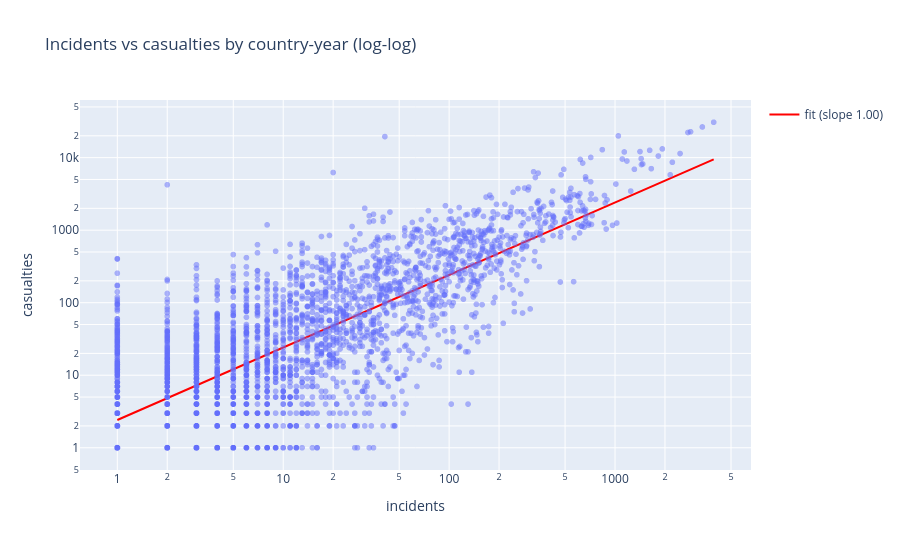

The cell this chart's notebook holds for it:
### Code cell
import numpy as np
import pandas as pd
import plotly.express as px
import plotly.graph_objects as go
from IPython.display import display

# ---------- 1. Aggregate to country-year ----------
country_year = (data.groupby(["country_txt", "iyear"])
                    .agg(incidents=("eventid", "size"),
                         killed=("nkill", "sum"),
                         wounded=("nwound", "sum"))
                    .reset_index())
country_year["casualties"] = country_year["killed"] + country_year["wounded"]

# ---------- 2. Correlations: all data vs. without the 10 most extreme country-years ----------
def corr_summary(df):
    return pd.Series({
        "country-years": len(df),
        "Pearson": df["incidents"].corr(df["casualties"]),
        "Spearman": df["incidents"].corr(df["casualties"], method="spearman"),
        "Pearson (log1p)": np.log1p(df["incidents"]).corr(np.log1p(df["casualties"])),
    })

extreme = country_year.nlargest(10, "casualties").index
display(pd.DataFrame({
    "all data": corr_summary(country_year),
    "without top-10 casualty country-years": corr_summary(country_year.drop(extreme)),
}).round(3))

# ---------- 3. Log-log scatter with fitted line ----------
pos = country_year[country_year["casualties"] > 0].copy()
print(f"Dropped from the log plot (zero casualties): {len(country_year) - len(pos):,} country-years")

pos["log_inc"] = np.log10(pos["incidents"])
pos["log_cas"] = np.log10(pos["casualties"])
slope, intercept = np.polyfit(pos["log_inc"], pos["log_cas"], 1)
pos["residual"] = pos["log_cas"] - (slope * pos["log_inc"] + intercept)

fig = px.scatter(pos, x="incidents", y="casualties", log_x=True, log_y=True,
                 hover_data=["country_txt", "iyear"], opacity=0.5,
                 title="Incidents vs casualties by country-year (log-log)")
xs = np.linspace(pos["log_inc"].min(), pos["log_inc"].max(), 50)
fig.add_trace(go.Scatter(x=10**xs, y=10**(slope * xs + intercept), mode="lines",
                         name=f"fit (slope {slope:.2f})", line=dict(color="red")))
fig.update_layout(height=550)
fig.show()

# ---------- 4. Irregularities: distance from the fitted line ----------
cols = ["country_txt", "iyear", "incidents", "casualties"]
print("More casualties than the trend predicts:")
display(pos.nlargest(10, "residual")[cols])

print("Many incidents but few casualties (10+ incidents):")
display(pos[pos["incidents"] >= 10].nsmallest(10, "residual")[cols])

### Figure 1 — Plotly figure (JSON) as saved in the notebook; plotly's stock layout.template omitted (floating-point values rounded to 4 significant figures; data arrays with more than 128 entries replaced by an {"elided": "..."} marker saying what was removed)
{"data": [{"customdata": {"elided": "3020x2 mixed values"}, "hovertemplate": "incidents=%{x}<br>casualties=%{y}<br>country_txt=%{customdata[0]}<br>iyear=%{customdata[1]}<extra></extra>", "legendgroup": "", "marker": {"color": "#636efa", "opacity": 0.5, "symbol": "circle"}, "mode": "markers", "name": "", "showlegend": false, "type": "scattergl", "x": {"elided": "3020 int values"}, "xaxis": "x", "y": {"elided": "3020 float values"}, "yaxis": "y"}, {"line": {"color": "red"}, "mode": "lines", "name": "fit (slope 1.00)", "type": "scatter", "x": [1.0, 1.184, 1.402, 1.66, 1.965, 2.327, 2.755, 3.262, 3.863, 4.574, 5.415, 6.412, 7.592, 8.989, 10.64, 12.6, 14.92, 17.67, 20.92, 24.77, 29.32, 34.72, 41.11, 48.68, 57.63, 68.24, 80.8, 95.67, 113.3, 134.1, 158.8, 188.0, 222.6, 263.6, 312.1, 369.5, 437.5, 518.1, 613.4, 726.3, 859.9, 1018.0, 1206.0, 1427.0, 1690.0, 2001.0, 2369.0, 2805.0, 3322.0, 3933.0], "y": [2.411, 2.855, 3.38, 4.002, 4.738, 5.609, 6.64, 7.862, 9.308, 11.02, 13.05, 15.45, 18.29, 21.65, 25.63, 30.35, 35.93, 42.54, 50.36, 59.62, 70.59, 83.57, 98.94, 117.1, 138.7, 164.2, 194.4, 230.1, 272.5, 322.6, 381.9, 452.2, 535.3, 633.8, 750.4, 888.4, 1052.0, 1245.0, 1474.0, 1745.0, 2066.0, 2446.0, 2896.0, 3429.0, 4060.0, 4807.0, 5691.0, 6737.0, 7976.0, 9443.0]}], "layout": {"height": 550, "legend": {"tracegroupgap": 0}, "title": {"text": "Incidents vs casualties by country-year (log-log)"}, "xaxis": {"anchor": "y", "domain": [0, 1], "title": {"text": "incidents"}, "type": "log"}, "yaxis": {"anchor": "x", "domain": [0, 1], "title": {"text": "casualties"}, "type": "log"}}}
